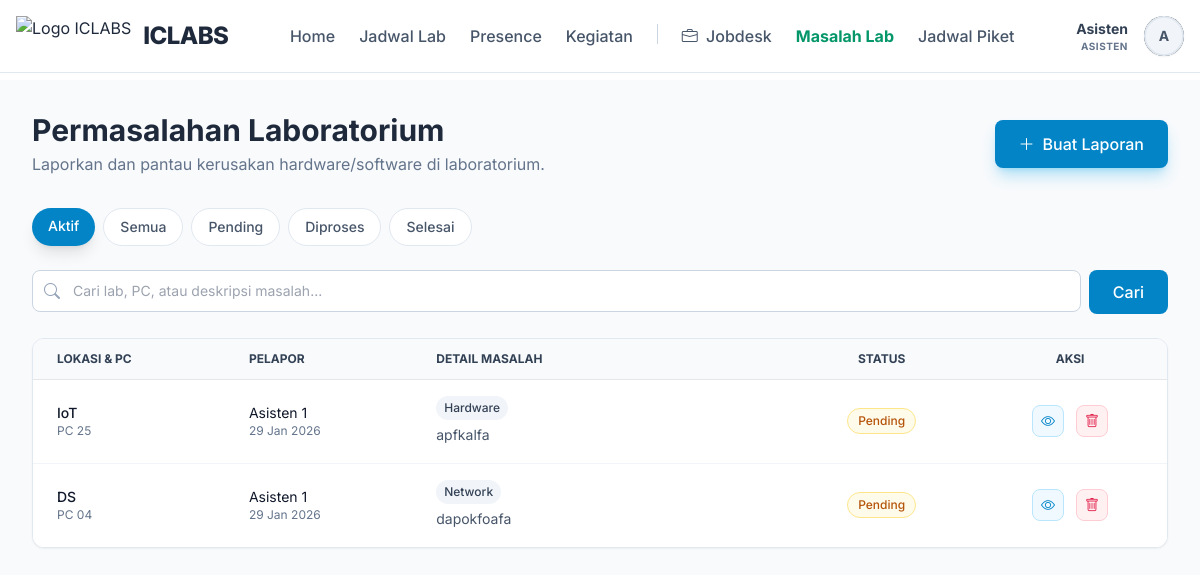
The page /public/asisten/problems (signed in) on the database its author committed.
### tables this page shows
CREATE TABLE `lab_problems` (
  `id` int(11) NOT NULL AUTO_INCREMENT,
  `laboratory_id` int(11) NOT NULL,
  `pc_number` varchar(50) DEFAULT NULL,
  `problem_type` enum('hardware','software','network','other') NOT NULL,
  `description` text NOT NULL,
  `status` enum('reported','in_progress','resolved') DEFAULT 'reported',
  `reported_by` int(11) NOT NULL,
  `assigned_to` int(11) DEFAULT NULL,
  `reported_at` timestamp NOT NULL DEFAULT current_timestamp(),
  `started_at` datetime DEFAULT NULL,
  `completed_at` datetime DEFAULT NULL,
  PRIMARY KEY (`id`),
  KEY `reported_by` (`reported_by`),
  KEY `idx_lab_problems_status` (`status`),
  KEY `idx_lab_problems_lab` (`laboratory_id`),
  KEY `fk_lab_problems_assigned` (`assigned_to`),
  CONSTRAINT `fk_lab_problems_assigned` FOREIGN KEY (`assigned_to`) REFERENCES `users` (`id`) ON DELETE SET NULL,
  CONSTRAINT `lab_problems_ibfk_1` FOREIGN KEY (`laboratory_id`) REFERENCES `laboratories` (`id`) ON DELETE CASCADE,
  CONSTRAINT `lab_problems_ibfk_2` FOREIGN KEY (`reported_by`) REFERENCES `users` (`id`) ON DELETE CASCADE
);

CREATE TABLE `laboratories` (
  `id` int(11) NOT NULL AUTO_INCREMENT,
  `lab_name` varchar(100) NOT NULL,
  `image` varchar(255) DEFAULT NULL,
  `description` text DEFAULT NULL,
  `pc_count` int(11) DEFAULT 0,
  `tv_count` int(11) DEFAULT 0,
  `capacity` int(11) DEFAULT 0,
  `status` enum('active','maintenance','inactive') DEFAULT 'active',
  `location` varchar(100) DEFAULT NULL,
  `building` varchar(50) DEFAULT NULL,
  `floor` varchar(10) DEFAULT NULL,
  `room_number` varchar(20) DEFAULT NULL,
  PRIMARY KEY (`id`)
);

CREATE TABLE `users` (
  `id` int(11) NOT NULL AUTO_INCREMENT,
  `name` varchar(100) NOT NULL,
  `email` varchar(100) NOT NULL,
  `phone` varchar(20) DEFAULT NULL,
  `password` varchar(255) NOT NULL,
  `role_id` int(11) NOT NULL,
  `status` enum('active','inactive') DEFAULT 'active',
  `created_at` timestamp NOT NULL DEFAULT current_timestamp(),
  PRIMARY KEY (`id`),
  UNIQUE KEY `email` (`email`),
  KEY `idx_users_email` (`email`),
  KEY `idx_users_role` (`role_id`),
  CONSTRAINT `users_ibfk_1` FOREIGN KEY (`role_id`) REFERENCES `roles` (`id`)
);

### app/views/asisten/reports/index.php (the view, shortened to what the rows shown need)
<?php include APP_PATH . '/views/layouts/header.php'; ?>
<div class="bg-slate-50 min-h-screen py-8">
    <div class="max-w-7xl mx-auto px-4 sm:px-6 lg:px-8">
        <div class="flex flex-col md:flex-row justify-between items-center mb-8 gap-4">
            <div>
                <h1 class="text-3xl font-bold text-slate-800">Permasalahan Laboratorium</h1>
            </div>
        </div>
        <div class="bg-white rounded-xl shadow-sm border border-slate-200 overflow-hidden">
            <?php if (empty($problems)): ?>
                <div class="flex flex-col items-center justify-center py-20 px-4 text-center">
                    <div class="w-20 h-20 bg-slate-50 rounded-full flex items-center justify-center mx-auto mb-4 animate-blob">
                        <i class="bi bi-clipboard-check text-4xl text-slate-300"></i>
                    </div>
                    <h3 class="text-lg font-medium text-slate-900 mb-1">Tidak ada masalah ditemukan</h3>
                    <p class="text-slate-500 text-sm">Belum ada laporan permasalahan yang sesuai.</p>
                </div>
            <?php else: ?>
                <div class="hidden md:block overflow-x-auto">
                    <table class="w-full text-sm text-left text-slate-500">
                        <thead class="text-xs text-slate-700 uppercase bg-slate-50 border-b">
                            <tr>
                                <th class="px-6 py-3">Lokasi & PC</th>
                                <th class="px-6 py-3">Pelapor</th>
                                <th class="px-6 py-3 w-1/3">Detail Masalah</th>
                                <th class="px-6 py-3 text-center">Status</th>
                                <th class="px-6 py-3 text-center">Aksi</th>
                            </tr>
                        </thead>
                        <tbody class="divide-y divide-slate-100">
                            <?php foreach ($problems as $problem): ?>
                                <tr class="bg-white hover:bg-slate-50 transition-colors group">
                                    <td class="px-6 py-4">
                                        <div class="font-medium text-slate-900"><?= e($problem['lab_name']) ?></div>
                                        <?php if ($problem['pc_number']): ?>
                                            <div class="text-xs text-slate-500">PC <?= e($problem['pc_number']) ?></div>
                                        <?php endif; ?>
                                    </td>
                                    <td class="px-6 py-4">
                                        <div class="text-slate-900"><?= e($problem['reporter_name']) ?></div>
                                        <div class="text-xs text-slate-500"><?= date('d M Y', strtotime($problem['reported_at'])) ?></div>
                                    </td>
                                    <td class="px-6 py-4">
                                        <div class="inline-flex items-center gap-1.5 px-2 py-1 rounded-full text-xs font-medium bg-slate-100 text-slate-700 mb-1">
                                            <?= ucfirst($problem['problem_type']) ?>
                                        </div>
                                        <div class="text-slate-600 line-clamp-2 leading-relaxed">
                                            <?= e($problem['description']) ?>
                                        </div>
                                    </td>
                                    <td class="px-6 py-4 text-center">
                                        <?php
                                        $s = [
                                            'reported' => ['bg' => 'bg-amber-50', 'text' => 'text-amber-700', 'border' => 'border-amber-200', 'label' => 'Pending'],
                                            'in_progress' => ['bg' => 'bg-blue-50', 'text' => 'text-blue-700', 'border' => 'border-blue-200', 'label' => 'Diproses'],
                                            'resolved' => ['bg' => 'bg-emerald-50', 'text' => 'text-emerald-700', 'border' => 'border-emerald-200', 'label' => 'Selesai']
                                        ][$problem['status']] ?? ['bg' => 'bg-slate-50', 'text' => 'text-slate-700', 'border' => 'border-slate-200', 'label' => 'Unknown'];
                                        ?>
                                        <span class="inline-flex items-center px-2.5 py-1 border rounded-full text-xs font-medium <?= $s['bg'] . ' ' . $s['text'] . ' ' . $s['border'] ?>">
                                            <?= $s['label'] ?>
                                        </span>
                                    </td>
                                    <td class="px-6 py-4 text-center">
                                        <div class="flex items-center justify-center gap-3">
                                            <a href="<?= url('/asisten/problems/' . $problem['id']) ?>"
                                               class="w-8 h-8 rounded-lg bg-sky-50 text-sky-600 flex items-center justify-center hover:bg-sky-100 transition-colors border border-sky-200"
                                               title="Lihat Detail">
                                                <i class="bi bi-eye"></i>
                                            </a>
                                            <?php if ($problem['reported_by'] == getUserId()): ?>
                                                <button class="delete-problem-btn w-8 h-8 rounded-lg bg-rose-50 text-rose-600 flex items-center justify-center hover:bg-rose-100 transition-colors border border-rose-200"
                                                        title="Hapus"
                                                        data-problem-id="<?= $problem['id'] ?>"
                                                        data-description="<?= htmlspecialchars($problem['description'], ENT_QUOTES) ?>">
                                                    <i class="bi bi-trash"></i>
                                                </button>
                                            <?php endif; ?>
                                        </div>
                                    </td>
                                </tr>
                            <?php endforeach; ?>
                        </tbody>
                    </table>
                </div>
            <?php endif; ?>
        </div>
    </div>
</div>

### rows shown on the page
lab_problems: laboratory.lab_name "IoT", pc_number "25", reported_by.name "Asisten 1", reported_at "29 Jan 2026", problem_type "Hardware", description "apfkalfa", status "Pending"
lab_problems: laboratory.lab_name "DS", pc_number "04", assigned_to.name "Asisten 1", reported_at "29 Jan 2026", problem_type "Network", description "dapokfoafa", status "Pending"

### other values the page prints
explode(' ', $_SESSION['user_name'])[0] "Asisten"
getUserRole() "ASISTEN"
substr($_SESSION['user_name'] ?? 'U', 0, 1) "A"
